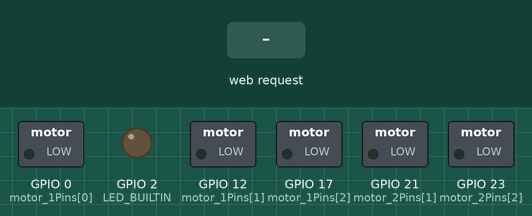
This sketch was run on a simulated ESP32. On the bench: switched loads named in the sketch (green lamp = pin HIGH), output pins drawn as LEDs (lit = HIGH). Inputs (shaded band) come from the test bench. What the sketch prints to the serial monitor is not drawn.

Above: at 1.2 s.
1.3 s: HTTP request GET /motor/on received
At 2.5 s:
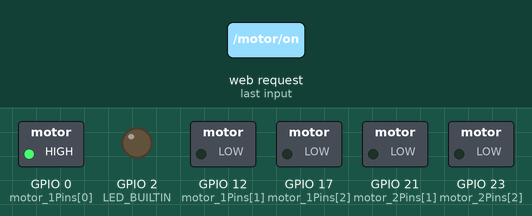
2.8 s: HTTP request GET /motor/Forward received
At 3.8 s:
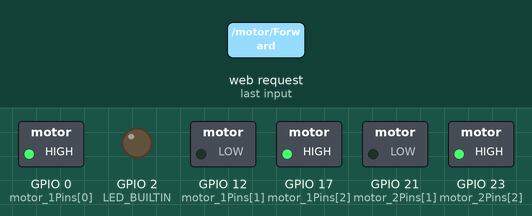
4.3 s: HTTP request GET /motor/off received
At 4.9 s:
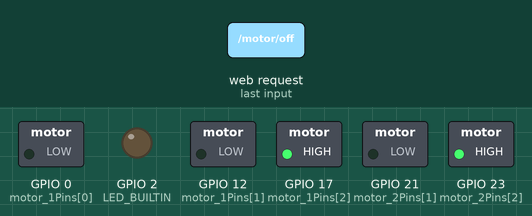
5.8 s: HTTP request GET /motor/Backward received
At 7.0 s:
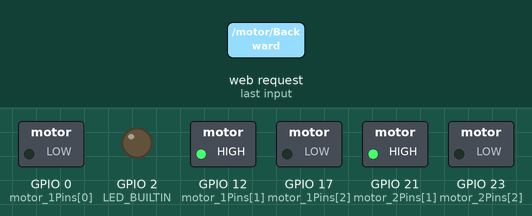
7.3 s: HTTP request GET /motor/right received
At 8.4 s:
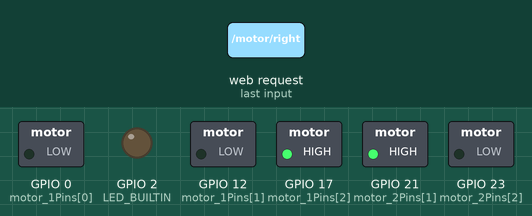
8.8 s: HTTP request GET /motor/left received
At 9.5 s:
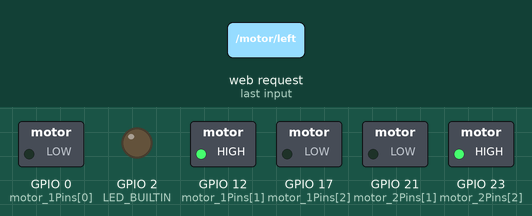
Timing chart, 0 to 11.3 s (numbered marks = the images above; inputs shaded):
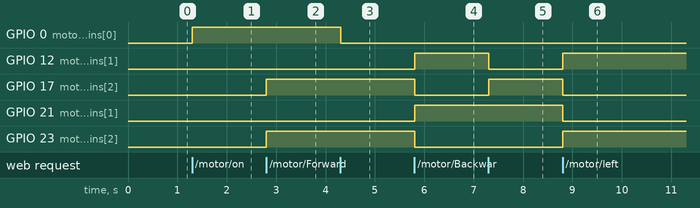

The sketch:

MotorWebControl.ino
```cpp
// load the wifi library
#include <WiFi.h>

// Define motor Control pins
// EN F B
int motor_1Pins[3] = {0,12,17};
int motor_2Pins[3] = {0,21,23};

// Replace with your network credentials
const char* ssid     = "ESP32-Motor-Control";
const char* password = NULL;

// Set web server port number to 80
WiFiServer server(80);

// Variable to store the HTTP request
String header;

// Auxiliar variables to store the current output state
String MotorState = "off";

//-----------Global functions-------------
// Turns motor on
void motorForward(){
  // Configure to move forward
  digitalWrite(motor_1Pins[1], LOW);
  digitalWrite(motor_1Pins[2], HIGH);
  digitalWrite(motor_2Pins[1], LOW);
  digitalWrite(motor_2Pins[2], HIGH);
}

void motorBackwards(){
  // Configure to move forward
  digitalWrite(motor_1Pins[1], HIGH);
  digitalWrite(motor_1Pins[2], LOW);
  digitalWrite(motor_2Pins[1], HIGH);
  digitalWrite(motor_2Pins[2], LOW);
}

// Turns motor off
void motorOff(){
  // disable the chip
  digitalWrite(motor_1Pins[0], LOW);
}

// Turns motor On
void motorOn(){
  // disable the chip
  digitalWrite(motor_1Pins[0], 150);
}

// Turn left
void motorLeft(){
  digitalWrite(motor_1Pins[1], HIGH);
  digitalWrite(motor_1Pins[2], LOW);
  digitalWrite(motor_2Pins[1], LOW);
  digitalWrite(motor_2Pins[2], HIGH);
}

// Turn right
void motorRight(){
  digitalWrite(motor_1Pins[1], LOW);
  digitalWrite(motor_1Pins[2], HIGH);
  digitalWrite(motor_2Pins[1], HIGH);
  digitalWrite(motor_2Pins[2], LOW);
}

void setup() {
  Serial.begin(115200);

  // Connect to Wi-Fi network with SSID and password
  Serial.print("Setting AP (Access Point)…");
  // Define the Access point
  WiFi.softAP(ssid, password);

  IPAddress IP = WiFi.softAPIP();
  Serial.print("AP IP address: ");
  Serial.println(IP);
  server.begin();
  // Initialize the output variables as outputs
  for(int i = 0; i < 3; i++){
    pinMode(motor_1Pins[i], OUTPUT);
  }
  for(int i = 0; i < 3; i++){
    pinMode(motor_2Pins[i], OUTPUT);
  }
  // Initialize the built-in led as an output
  pinMode(LED_BUILTIN, OUTPUT);
  // Set outputs to LOW
  for(int i = 0; i < 3; i++){
    digitalWrite(motor_1Pins[i], LOW);
  }
  for(int i = 0; i < 3; i++){
    digitalWrite(motor_2Pins[i], LOW);
  }
}

void loop(){
  WiFiClient client = server.available();   // Listen for incoming clients

  if (client) {                             // If a new client connects,
    Serial.println("New Client.");          // print a message out in the serial port
    String currentLine = "";                // make a String to hold incoming data from the client
    while (client.connected()) {            // loop while the client's connected
      if (client.available()) {             // if there's bytes to read from the client,
        char c = client.read();             // read a byte, then
        Serial.write(c);                    // print it out the serial monitor
        header += c;
        if (c == '\n') {                    // if the byte is a newline character
          // if the current line is blank, you got two newline characters in a row.
          // that's the end of the client HTTP request, so send a response:
          if (currentLine.length() == 0) {
            // HTTP headers always start with a response code (e.g. HTTP/1.1 200 OK)
            // and a content-type so the client knows what's coming, then a blank line:
            client.println("HTTP/1.1 200 OK");
            client.println("Content-type:text/html");
            client.println("Connection: close");
            client.println();

            // turns the GPIOs on and off via http requests
            // Turn on
            if (header.indexOf("GET /motor/on") >= 0) {          // If request is to turn on
              Serial.println("Motor on");
              // Set motor state as on
              MotorState = "on";
              // Turn the motor on
              motorOn();
            }
            // Turn off
            else if (header.indexOf("GET /motor/off") >= 0) {     // if request is to turn off
              Serial.println("Motor off");
              // Set motor state as off
              MotorState = "off";
              // Turn the
              motorOff();
            }
            // Controls Direction of body based on commands
            // Forward
            else if(header.indexOf("GET /motor/Forward") >= 0) {     // if request is to turn off
              Serial.println("Motor Forward");
              // Move forward
              motorForward();
            }
            // Backwards
            else if(header.indexOf("GET /motor/Backward") >= 0) {     // if request is to turn off
              Serial.println("Motor Backward");
              // Move Backward
              motorBackwards();
            }
            // Turn right
            else if(header.indexOf("GET /motor/right") >= 0) {     // if request is to turn off
              Serial.println("Motor right");
              // Move Backward
              motorRight();
            }
            // Turn left
            else if(header.indexOf("GET /motor/left") >= 0) {     // if request is to turn off
              Serial.println("Motor left");
              // Move Backward
              motorLeft();
            }

            // Display the HTML web page
            client.println("<!DOCTYPE html><html>");
            client.println("<head><meta name=\"viewport\" content=\"width=device-width, initial-scale=1\">");
            client.println("<link rel=\"icon\" href=\"data:,\">");
            Serial.println("Got to html header");
            // CSS to style the on/off buttons
            // Feel free to change the background-color and font-size attributes to fit your preferences
            client.println("<style>html { font-family: Helvetica; display: inline-block; margin: 0px auto; text-align: center;}");
            client.println(".buttonON { background-color: #4CAF50; border: none; color: white; padding: 16px 40px;");
            client.println("text-decoration: none; font-size: 30px; margin: 2px; cursor: pointer;}");
            // Forward button css config
            client.println(".Forward {background-color: #FFFFFF; border: none; color: white; padding: 16px 40px;");
            client.println("text-decoration: none; font-size: 30px; margin: 2px; cursor: pointer;  position: absolute;");
            client.println("top: 200px;right: 500px;}");
            // Backward button config
            client.println(".Backward {background-color: #FFFFFF; border: none; color: white; padding: 16px 40px;");
            client.println("text-decoration: none; font-size: 30px; margin: 2px; cursor: pointer;  position: absolute;");
            client.println("top: 500px;right: 500px;}");
            // Left button css config
            client.println(".right-Container {background-color: #FFFFFF; border: none; color: white; padding: 16px 40px;");
            client.println("text-decoration: none; font-size: 30px; margin: 2px; cursor: pointer;  position: absolute;");
            client.println("top: 300px;left: 350px;}");
            // right button css config
            client.println(".left-Container {background-color: #FFFFFF; border: none; color: white; padding: 16px 40px;");
            client.println("text-decoration: none; font-size: 30px; margin: 2px; cursor: pointer;  position: absolute;");
            client.println("top: 300px;right: 350px}");
            client.println("</style></head>");
            // Web Page Heading
            client.println("<body><h1>ESP32 Motor Controller Server</h1>");

            // Display current state, and ON/OFF buttons for GPIO 26
            client.println("<p>Motor " + MotorState + "</p>");
            // If the MotorState is off, it displays the ON button
            if (MotorState=="off") {
              client.println("<p><a href=\"/motor/on\"><button class=\"button\">ON</button></a></p></body>");
            }
            // Only if the motor state is on display the following
            else {
              // Turn motor off
              client.println("<p><a href=\"/motor/off\"><button class=\"button button2\">OFF</button></a></p>");
              // Move forward button
              client.println("<div class = \"Forward\">");
              client.println("<p  style=\"color:black\" ><a href=\"/motor/Forward\"><button class=\"button_F\">Forward</button></a></p>");
              client.println("</div>");
              // Move backwards button
              client.println("<div class = \"Backward\">");
              client.println("<p style=\"color:black\"><a href=\"/motor/Backward\"><button class=\"button_B\">Backward</button></a></p>");
              client.println("</div>");
              // Move left button
              client.println("<div class = \"right-Container\">");
              client.println("<p><a href=\"/motor/left\"><button class=\"button2\"><----</button></a></p>");
              client.println(" </div>");
              // Move right button
              client.println("<div class = \"left-Container\">");
              client.println("<p><a href=\"/motor/right\"><button class=\"button3\">----></button></a></p></body>");
              client.println("</div>");
            }


            // The HTTP response ends with another blank line
            client.println();
            // Break out of the while loop
            break;
          }
          else { // if you got a newline, then clear currentLine
            currentLine = "";
          }
        } else if (c != '\r') {  // if you got anything else but a carriage return character,
          currentLine += c;      // add it to the end of the currentLine
        }
      }
    }
    // Clear the header variable
    header = "";
    // Close the connection
    client.stop();
    Serial.println("Client disconnected.");
    Serial.println("");
  }
}
```

Measured:
- after the input at 1.3 s, GPIO 0 (motor_1Pins[0]): LOW → HIGH at once
- after the input at 2.8 s, GPIO 17 (motor_1Pins[2]), GPIO 23 (motor_2Pins[2]): LOW → HIGH at once
- after the input at 4.3 s, GPIO 0 (motor_1Pins[0]): HIGH → LOW at once
- after the input at 5.8 s, GPIO 12 (motor_1Pins[1]), GPIO 21 (motor_2Pins[1]): LOW → HIGH at once; GPIO 17 (motor_1Pins[2]), GPIO 23 (motor_2Pins[2]): HIGH → LOW at once
- after the input at 7.3 s, GPIO 12 (motor_1Pins[1]): HIGH → LOW at once; GPIO 17 (motor_1Pins[2]): LOW → HIGH at once
- after the input at 8.8 s, GPIO 12 (motor_1Pins[1]), GPIO 23 (motor_2Pins[2]): LOW → HIGH at once; GPIO 17 (motor_1Pins[2]), GPIO 21 (motor_2Pins[1]): HIGH → LOW at once
